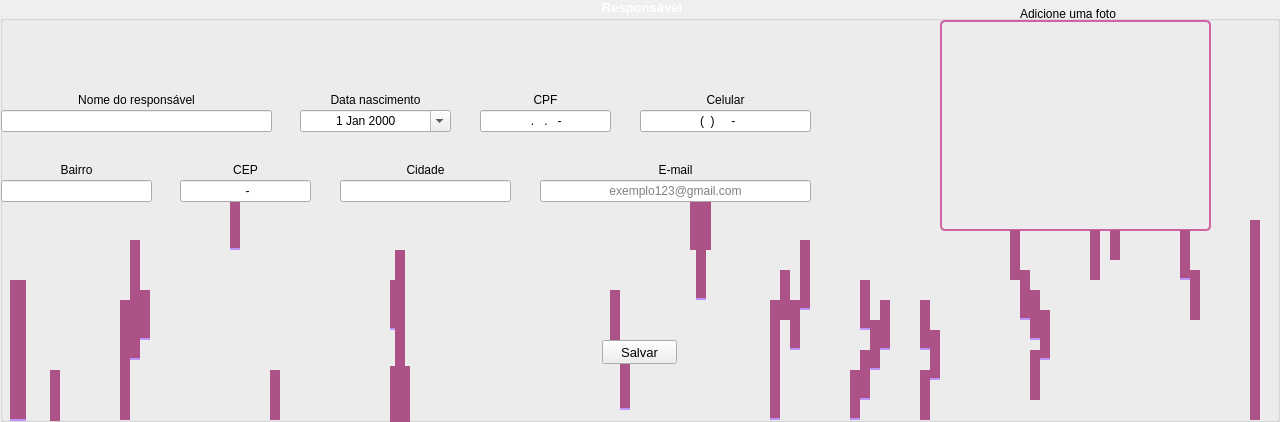
      <widget class="QGroupBox" name="groupBox">
       <property name="geometry">
        <rect>
         <x>0</x>
         <y>240</y>
         <width>1280</width>
         <height>422</height>
        </rect>
       </property>
       <property name="font">
        <font>
         <family>Arial</family>
         <pointsize>10</pointsize>
         <bold>true</bold>
        </font>
       </property>
       <property name="styleSheet">
        <string notr="true">QGroupBox::title {
	color: rgb(255, 255, 255);
    subcontrol-origin: margin;
    subcontrol-position: top center;
	border-radius: 5px;
}</string>
       </property>
       <property name="title">
        <string>Responsável</string>
       </property>
       <property name="alignment">
        <set>Qt::AlignCenter</set>
       </property>
       <widget class="QLabel" name="label_11">
        <property name="geometry">
         <rect>
          <x>1</x>
          <y>90</y>
          <width>271</width>
          <height>20</height>
         </rect>
        </property>
        <property name="text">
         <string>Nome do responsável</string>
        </property>
        <property name="alignment">
         <set>Qt::AlignCenter</set>
        </property>
       </widget>
       <widget class="QLabel" name="label_12">
        <property name="geometry">
         <rect>
          <x>300</x>
          <y>90</y>
          <width>151</width>
          <height>20</height>
         </rect>
        </property>
        <property name="text">
         <string>Data nascimento</string>
        </property>
        <property name="alignment">
         <set>Qt::AlignCenter</set>
        </property>
       </widget>
       <widget class="QLabel" name="label_13">
        <property name="geometry">
         <rect>
          <x>480</x>
          <y>90</y>
          <width>131</width>
          <height>20</height>
         </rect>
        </property>
        <property name="text">
         <string>CPF</string>
        </property>
        <property name="alignment">
         <set>Qt::AlignCenter</set>
        </property>
       </widget>
       <widget class="QLabel" name="label_14">
        <property name="geometry">
         <rect>
          <x>640</x>
          <y>90</y>
          <width>171</width>
          <height>20</height>
         </rect>
        </property>
        <property name="text">
         <string>Celular</string>
        </property>
        <property name="alignment">
         <set>Qt::AlignCenter</set>
        </property>
       </widget>
       <widget class="QLabel" name="label_16">
        <property name="geometry">
         <rect>
          <x>1</x>
          <y>160</y>
          <width>151</width>
          <height>20</height>
         </rect>
        </property>
        <property name="text">
         <string>Bairro</string>
        </property>
        <property name="alignment">
         <set>Qt::AlignCenter</set>
        </property>
       </widget>
       <widget class="QLabel" name="label_17">
        <property name="geometry">
         <rect>
          <x>180</x>
          <y>160</y>
          <width>131</width>
          <height>20</height>
         </rect>
        </property>
        <property name="text">
         <string>CEP</string>
        </property>
        <property name="alignment">
         <set>Qt::AlignCenter</set>
        </property>
       </widget>
       <widget class="QLabel" name="label_18">
        <property name="geometry">
         <rect>
          <x>340</x>
          <y>160</y>
          <width>171</width>
          <height>20</height>
         </rect>
        </property>
        <property name="text">
         <string>Cidade</string>
        </property>
        <property name="alignment">
         <set>Qt::AlignCenter</set>
        </property>
       </widget>
       <widget class="QLabel" name="label_19">
        <property name="geometry">
         <rect>
          <x>540</x>
          <y>160</y>
          <width>271</width>
          <height>20</height>
         </rect>
        </property>
        <property name="text">
         <string>E-mail</string>
        </property>
        <property name="alignment">
         <set>Qt::AlignCenter</set>
        </property>
       </widget>
       <widget class="QLabel" name="l_foto_responsavel">
        <property name="geometry">
         <rect>
          <x>940</x>
          <y>20</y>
          <width>271</width>
          <height>211</height>
         </rect>
        </property>
        <property name="text">
         <string/>
        </property>
        <property name="scaledContents">
         <bool>true</bool>
        </property>
       </widget>
       <widget class="QPushButton" name="pb_ad_foto_responsavel">
        <property name="enabled">
         <bool>true</bool>
        </property>
        <property name="geometry">
         <rect>
          <x>940</x>
          <y>20</y>
          <width>271</width>
          <height>211</height>
         </rect>
        </property>
        <property name="toolTip">
         <string>Click para adicionar uma foto</string>
        </property>
        <property name="styleSheet">
         <string notr="true">QPushButton{
	border-radius: 5%;
	border: 2px solid  rgb(208, 99, 162);
	background-color: rgba(0, 0, 0, 0);
}
</string>
        </property>
        <property name="text">
         <string/>
        </property>
       </widget>
       <widget class="QLabel" name="label_15">
        <property name="geometry">
         <rect>
          <x>1020</x>
          <y>6</y>
          <width>111</width>
          <height>16</height>
         </rect>
        </property>
        <property name="text">
         <string>Adicione uma foto</string>
        </property>
       </widget>
       <widget class="QLineEdit" name="le_nome_responsavel">
        <property name="geometry">
         <rect>
          <x>1</x>
          <y>110</y>
          <width>271</width>
          <height>22</height>
         </rect>
        </property>
        <property name="alignment">
         <set>Qt::AlignCenter</set>
        </property>
       </widget>
       <widget class="QDateEdit" name="de_data_nascimento_responsavel">
        <property name="geometry">
         <rect>
          <x>300</x>
          <y>110</y>
          <width>151</width>
          <height>22</height>
         </rect>
        </property>
        <property name="alignment">
         <set>Qt::AlignCenter</set>
        </property>
        <property name="accelerated">
         <bool>false</bool>
        </property>
        <property name="maximumDate">
         <date>
          <year>2013</year>
          <month>12</month>
          <day>30</day>
         </date>
        </property>
        <property name="minimumDate">
         <date>
          <year>1900</year>
          <month>1</month>
          <day>1</day>
         </date>
        </property>
        <property name="calendarPopup">
         <bool>true</bool>
        </property>
       </widget>
       <widget class="QLineEdit" name="le_cpf_responsavel">
        <property name="geometry">
         <rect>
          <x>480</x>
          <y>110</y>
          <width>131</width>
          <height>22</height>
         </rect>
        </property>
        <property name="inputMask">
         <string>999.999.999-99</string>
        </property>
        <property name="alignment">
         <set>Qt::AlignCenter</set>
        </property>
       </widget>
       <widget class="QLineEdit" name="le_celular_responsavel">
        <property name="geometry">
         <rect>
          <x>640</x>
          <y>110</y>
          <width>171</width>
          <height>22</height>
         </rect>
        </property>
        <property name="inputMask">
         <string>(99)99999-9999</string>
        </property>
        <property name="alignment">
         <set>Qt::AlignCenter</set>
        </property>
       </widget>
       <widget class="QLineEdit" name="le_bairro_responsavel">
        <property name="geometry">
         <rect>
          <x>1</x>
          <y>180</y>
          <width>151</width>
          <height>22</height>
         </rect>
        </property>
        <property name="alignment">
         <set>Qt::AlignCenter</set>
        </property>
       </widget>
       <widget class="QLineEdit" name="le_cep_responsavel">
        <property name="geometry">
         <rect>
          <x>180</x>
          <y>180</y>
          <width>131</width>
          <height>22</height>
         </rect>
        </property>
        <property name="inputMask">
         <string>99999-999</string>
        </property>
        <property name="alignment">
         <set>Qt::AlignCenter</set>
        </property>
       </widget>
       <widget class="QLineEdit" name="le_cidade_responsavel">
        <property name="geometry">
         <rect>
          <x>340</x>
          <y>180</y>
          <width>171</width>
          <height>22</height>
         </rect>
        </property>
        <property name="alignment">
         <set>Qt::AlignCenter</set>
        </property>
       </widget>
       <widget class="QLineEdit" name="le_email_responsavel">
        <property name="geometry">
         <rect>
          <x>540</x>
          <y>180</y>
          <width>271</width>
          <height>22</height>
         </rect>
        </property>
        <property name="alignment">
         <set>Qt::AlignCenter</set>
        </property>
        <property name="placeholderText">
         <string>exemplo123@gmail.com</string>
        </property>
       </widget>
       <widget class="QPushButton" name="pb_salvar_dados">
        <property name="geometry">
         <rect>
          <x>602</x>
          <y>340</y>
          <width>75</width>
          <height>24</height>
         </rect>
        </property>
        <property name="font">
         <font>
          <family>Arial</family>
          <pointsize>10</pointsize>
         </font>
        </property>
        <property name="text">
         <string>Salvar</string>
        </property>
       </widget>
       <widget class="QLabel" name="label_62">
        <property name="geometry">
         <rect>
          <x>10</x>
          <y>280</y>
          <width>16</width>
          <height>141</height>
         </rect>
        </property>
        <property name="styleSheet">
         <string notr="true">background-color: rgb(173, 82, 135);
border: none;
border-bottom: 2px solid  rgb(189, 147, 249);</string>
        </property>
        <property name="text">
         <string/>
        </property>
       </widget>
       <widget class="QLabel" name="label_63">
        <property name="geometry">
         <rect>
          <x>50</x>
          <y>370</y>
          <width>10</width>
          <height>51</height>
         </rect>
        </property>
        <property name="styleSheet">
         <string notr="true">background-color: rgb(173, 82, 135);</string>
        </property>
        <property name="text">
         <string/>
        </property>
       </widget>
       <widget class="QLabel" name="label_64">
        <property name="geometry">
         <rect>
          <x>120</x>
          <y>300</y>
          <width>10</width>
          <height>120</height>
         </rect>
        </property>
        <property name="styleSheet">
         <string notr="true">background-color: rgb(173, 82, 135);</string>
        </property>
        <property name="text">
         <string/>
        </property>
       </widget>
       <widget class="QLabel" name="label_65">
        <property name="geometry">
         <rect>
          <x>390</x>
          <y>366</y>
          <width>20</width>
          <height>61</height>
         </rect>
        </property>
        <property name="styleSheet">
         <string notr="true">background-color: rgb(173, 82, 135);</string>
        </property>
        <property name="text">
         <string/>
        </property>
       </widget>
       <widget class="QLabel" name="label_66">
        <property name="geometry">
         <rect>
          <x>130</x>
          <y>240</y>
          <width>10</width>
          <height>120</height>
         </rect>
        </property>
        <property name="styleSheet">
         <string notr="true">background-color: rgb(173, 82, 135);
border: none;
border-bottom: 2px solid  rgb(189, 147, 249);</string>
        </property>
        <property name="text">
         <string/>
        </property>
       </widget>
       <widget class="QLabel" name="label_67">
        <property name="geometry">
         <rect>
          <x>395</x>
          <y>250</y>
          <width>10</width>
          <height>120</height>
         </rect>
        </property>
        <property name="styleSheet">
         <string notr="true">background-color: rgb(173, 82, 135);</string>
        </property>
        <property name="text">
         <string/>
        </property>
       </widget>
       <widget class="QLabel" name="label_68">
        <property name="geometry">
         <rect>
          <x>770</x>
          <y>300</y>
          <width>10</width>
          <height>120</height>
         </rect>
        </property>
        <property name="styleSheet">
         <string notr="true">background-color: rgb(173, 82, 135);
border: none;
border-bottom: 2px solid  rgb(189, 147, 249);</string>
        </property>
        <property name="text">
         <string/>
        </property>
       </widget>
       <widget class="QLabel" name="label_69">
        <property name="geometry">
         <rect>
          <x>780</x>
          <y>270</y>
          <width>10</width>
          <height>50</height>
         </rect>
        </property>
        <property name="styleSheet">
         <string notr="true">background-color: rgb(173, 82, 135);</string>
        </property>
        <property name="text">
         <string/>
        </property>
       </widget>
       <widget class="QLabel" name="label_70">
        <property name="geometry">
         <rect>
          <x>790</x>
          <y>300</y>
          <width>10</width>
          <height>50</height>
         </rect>
        </property>
        <property name="styleSheet">
         <string notr="true">background-color: rgb(173, 82, 135);
border: none;
border-bottom: 2px solid  rgb(189, 147, 249);</string>
        </property>
        <property name="text">
         <string/>
        </property>
       </widget>
       <widget class="QLabel" name="label_71">
        <property name="geometry">
         <rect>
          <x>800</x>
          <y>240</y>
          <width>10</width>
          <height>70</height>
         </rect>
        </property>
        <property name="styleSheet">
         <string notr="true">background-color: rgb(173, 82, 135);
border: none;
border-bottom: 2px solid  rgb(189, 147, 249);</string>
        </property>
        <property name="text">
         <string/>
        </property>
       </widget>
       <widget class="QLabel" name="label_72">
        <property name="geometry">
         <rect>
          <x>920</x>
          <y>370</y>
          <width>10</width>
          <height>50</height>
         </rect>
        </property>
        <property name="styleSheet">
         <string notr="true">background-color: rgb(173, 82, 135);</string>
        </property>
        <property name="text">
         <string/>
        </property>
       </widget>
       <widget class="QLabel" name="label_73">
        <property name="geometry">
         <rect>
          <x>930</x>
          <y>330</y>
          <width>10</width>
          <height>50</height>
         </rect>
        </property>
        <property name="styleSheet">
         <string notr="true">background-color: rgb(173, 82, 135);
border: none;
border-bottom: 2px solid  rgb(189, 147, 249);</string>
        </property>
        <property name="text">
         <string/>
        </property>
       </widget>
       <widget class="QLabel" name="label_74">
        <property name="geometry">
         <rect>
          <x>920</x>
          <y>300</y>
          <width>10</width>
          <height>50</height>
         </rect>
        </property>
        <property name="styleSheet">
         <string notr="true">background-color: rgb(173, 82, 135);
border: none;
border-bottom: 2px solid  rgb(189, 147, 249);</string>
        </property>
        <property name="text">
         <string/>
        </property>
       </widget>
       <widget class="QLabel" name="label_75">
        <property name="geometry">
         <rect>
          <x>850</x>
          <y>370</y>
          <width>10</width>
          <height>50</height>
         </rect>
        </property>
        <property name="styleSheet">
         <string notr="true">background-color: rgb(173, 82, 135);
border: none;
border-bottom: 2px solid  rgb(189, 147, 249);</string>
        </property>
        <property name="text">
         <string/>
        </property>
       </widget>
       <widget class="QLabel" name="label_76">
        <property name="geometry">
         <rect>
          <x>860</x>
          <y>350</y>
          <width>10</width>
          <height>50</height>
         </rect>
        </property>
        <property name="styleSheet">
         <string notr="true">background-color: rgb(173, 82, 135);
border: none;
border-bottom: 2px solid  rgb(189, 147, 249);</string>
        </property>
        <property name="text">
         <string/>
        </property>
       </widget>
       <widget class="QLabel" name="label_77">
        <property name="geometry">
         <rect>
          <x>870</x>
          <y>320</y>
          <width>10</width>
          <height>50</height>
         </rect>
        </property>
        <property name="styleSheet">
         <string notr="true">background-color: rgb(173, 82, 135);
border: none;
border-bottom: 2px solid  rgb(189, 147, 249);</string>
        </property>
        <property name="text">
         <string/>
        </property>
       </widget>
       <widget class="QLabel" name="label_78">
        <property name="geometry">
         <rect>
          <x>860</x>
          <y>280</y>
          <width>10</width>
          <height>50</height>
         </rect>
        </property>
        <property name="styleSheet">
         <string notr="true">background-color: rgb(173, 82, 135);
border: none;
border-bottom: 2px solid  rgb(189, 147, 249);</string>
        </property>
        <property name="text">
         <string/>
        </property>
       </widget>
       <widget class="QLabel" name="label_79">
        <property name="geometry">
         <rect>
          <x>880</x>
          <y>300</y>
          <width>10</width>
          <height>50</height>
         </rect>
        </property>
        <property name="styleSheet">
         <string notr="true">background-color: rgb(173, 82, 135);
border: none;
border-bottom: 2px solid  rgb(189, 147, 249);</string>
        </property>
        <property name="text">
         <string/>
        </property>
       </widget>
       <widget class="QLabel" name="label_80">
        <property name="geometry">
         <rect>
          <x>1250</x>
          <y>220</y>
          <width>10</width>
          <height>200</height>
         </rect>
        </property>
        <property name="styleSheet">
         <string notr="true">background-color: rgb(173, 82, 135);</string>
        </property>
        <property name="text">
         <string/>
        </property>
       </widget>
       <widget class="QLabel" name="label_81">
        <property name="geometry">
         <rect>
          <x>1180</x>
          <y>230</y>
          <width>10</width>
          <height>50</height>
         </rect>
        </property>
        <property name="styleSheet">
         <string notr="true">background-color: rgb(173, 82, 135);
border: none;
border-bottom: 2px solid  rgb(189, 147, 249);</string>
        </property>
        <property name="text">
         <string/>
        </property>
       </widget>
       <widget class="QLabel" name="label_82">
        <property name="geometry">
         <rect>
          <x>1190</x>
          <y>270</y>
          <width>10</width>
          <height>50</height>
         </rect>
        </property>
        <property name="styleSheet">
         <string notr="true">background-color: rgb(173, 82, 135);</string>
        </property>
        <property name="text">
         <string/>
        </property>
       </widget>
       <widget class="QLabel" name="label_83">
        <property name="geometry">
         <rect>
          <x>1090</x>
          <y>230</y>
          <width>10</width>
          <height>50</height>
         </rect>
        </property>
        <property name="styleSheet">
         <string notr="true">background-color: rgb(173, 82, 135);</string>
        </property>
        <property name="text">
         <string/>
        </property>
       </widget>
       <widget class="QLabel" name="label_84">
        <property name="geometry">
         <rect>
          <x>1110</x>
          <y>230</y>
          <width>10</width>
          <height>30</height>
         </rect>
        </property>
        <property name="styleSheet">
         <string notr="true">background-color: rgb(173, 82, 135);</string>
        </property>
        <property name="text">
         <string/>
        </property>
       </widget>
       <widget class="QLabel" name="label_85">
        <property name="geometry">
         <rect>
          <x>1010</x>
          <y>230</y>
          <width>10</width>
          <height>50</height>
         </rect>
        </property>
        <property name="styleSheet">
         <string notr="true">background-color: rgb(173, 82, 135);</string>
        </property>
        <property name="text">
         <string/>
        </property>
       </widget>
       <widget class="QLabel" name="label_86">
        <property name="geometry">
         <rect>
          <x>1020</x>
          <y>270</y>
          <width>10</width>
          <height>50</height>
         </rect>
        </property>
        <property name="styleSheet">
         <string notr="true">background-color: rgb(173, 82, 135);
border: none;
border-bottom: 2px solid  rgb(189, 147, 249);</string>
        </property>
        <property name="text">
         <string/>
        </property>
       </widget>
       <widget class="QLabel" name="label_87">
        <property name="geometry">
         <rect>
          <x>1030</x>
          <y>290</y>
          <width>10</width>
          <height>50</height>
         </rect>
        </property>
        <property name="styleSheet">
         <string notr="true">background-color: rgb(173, 82, 135);
border: none;
border-bottom: 2px solid  rgb(189, 147, 249);</string>
        </property>
        <property name="text">
         <string/>
        </property>
       </widget>
       <widget class="QLabel" name="label_88">
        <property name="geometry">
         <rect>
          <x>1040</x>
          <y>310</y>
          <width>10</width>
          <height>50</height>
         </rect>
        </property>
        <property name="styleSheet">
         <string notr="true">background-color: rgb(173, 82, 135);
border: none;
border-bottom: 2px solid  rgb(189, 147, 249);</string>
        </property>
        <property name="text">
         <string/>
        </property>
       </widget>
       <widget class="QLabel" name="label_89">
        <property name="geometry">
         <rect>
          <x>1030</x>
          <y>350</y>
          <width>10</width>
          <height>50</height>
         </rect>
        </property>
        <property name="styleSheet">
         <string notr="true">background-color: rgb(173, 82, 135);</string>
        </property>
        <property name="text">
         <string/>
        </property>
       </widget>
       <widget class="QLabel" name="label_90">
        <property name="geometry">
         <rect>
          <x>390</x>
          <y>280</y>
          <width>10</width>
          <height>50</height>
         </rect>
        </property>
        <property name="styleSheet">
         <string notr="true">background-color: rgb(173, 82, 135);
border: none;
border-bottom: 2px solid  rgb(189, 147, 249);</string>
        </property>
        <property name="text">
         <string/>
        </property>
       </widget>
       <widget class="QLabel" name="label_91">
        <property name="geometry">
         <rect>
          <x>140</x>
          <y>290</y>
          <width>10</width>
          <height>50</height>
         </rect>
        </property>
        <property name="styleSheet">
         <string notr="true">background-color: rgb(173, 82, 135);
border: none;
border-bottom: 2px solid  rgb(189, 147, 249);</string>
        </property>
        <property name="text">
         <string/>
        </property>
       </widget>
       <widget class="QLabel" name="label_92">
        <property name="geometry">
         <rect>
          <x>270</x>
          <y>370</y>
          <width>10</width>
          <height>50</height>
         </rect>
        </property>
        <property name="styleSheet">
         <string notr="true">background-color: rgb(173, 82, 135);</string>
        </property>
        <property name="text">
         <string/>
        </property>
       </widget>
       <widget class="QLabel" name="label_93">
        <property name="geometry">
         <rect>
          <x>230</x>
          <y>200</y>
          <width>10</width>
          <height>50</height>
         </rect>
        </property>
        <property name="styleSheet">
         <string notr="true">background-color: rgb(173, 82, 135);
border: none;
border-bottom: 2px solid  rgb(189, 147, 249);</string>
        </property>
        <property name="text">
         <string/>
        </property>
       </widget>
       <widget class="QLabel" name="label_94">
        <property name="geometry">
         <rect>
          <x>610</x>
          <y>290</y>
          <width>10</width>
          <height>50</height>
         </rect>
        </property>
        <property name="styleSheet">
         <string notr="true">background-color: rgb(173, 82, 135);</string>
        </property>
        <property name="text">
         <string/>
        </property>
       </widget>
       <widget class="QLabel" name="label_95">
        <property name="geometry">
         <rect>
          <x>620</x>
          <y>360</y>
          <width>10</width>
          <height>50</height>
         </rect>
        </property>
        <property name="styleSheet">
         <string notr="true">background-color: rgb(173, 82, 135);
border: none;
border-bottom: 2px solid  rgb(189, 147, 249);</string>
        </property>
        <property name="text">
         <string/>
        </property>
       </widget>
       <widget class="QLabel" name="label_96">
        <property name="geometry">
         <rect>
          <x>690</x>
          <y>200</y>
          <width>21</width>
          <height>50</height>
         </rect>
        </property>
        <property name="styleSheet">
         <string notr="true">background-color: rgb(173, 82, 135);</string>
        </property>
        <property name="text">
         <string/>
        </property>
       </widget>
       <widget class="QLabel" name="label_97">
        <property name="geometry">
         <rect>
          <x>696</x>
          <y>250</y>
          <width>10</width>
          <height>50</height>
         </rect>
        </property>
        <property name="styleSheet">
         <string notr="true">background-color: rgb(173, 82, 135);
border: none;
border-bottom: 2px solid  rgb(189, 147, 249);</string>
        </property>
        <property name="text">
         <string/>
        </property>
       </widget>
       <zorder>label_90</zorder>
       <zorder>label_96</zorder>
       <zorder>label_95</zorder>
       <zorder>label_94</zorder>
       <zorder>label_93</zorder>
       <zorder>label_65</zorder>
       <zorder>l_foto_responsavel</zorder>
       <zorder>label_11</zorder>
       <zorder>label_12</zorder>
       <zorder>label_13</zorder>
       <zorder>label_14</zorder>
       <zorder>label_16</zorder>
       <zorder>label_17</zorder>
       <zorder>label_18</zorder>
       <zorder>label_19</zorder>
       <zorder>pb_ad_foto_responsavel</zorder>
       <zorder>label_15</zorder>
       <zorder>le_nome_responsavel</zorder>
       <zorder>de_data_nascimento_responsavel</zorder>
       <zorder>le_cpf_responsavel</zorder>
       <zorder>le_celular_responsavel</zorder>
       <zorder>le_bairro_responsavel</zorder>
       <zorder>le_cep_responsavel</zorder>
       <zorder>le_cidade_responsavel</zorder>
       <zorder>le_email_responsavel</zorder>
       <zorder>pb_salvar_dados</zorder>
       <zorder>label_62</zorder>
       <zorder>label_63</zorder>
       <zorder>label_64</zorder>
       <zorder>label_66</zorder>
       <zorder>label_67</zorder>
       <zorder>label_68</zorder>
       <zorder>label_69</zorder>
       <zorder>label_70</zorder>
       <zorder>label_71</zorder>
       <zorder>label_72</zorder>
       <zorder>label_73</zorder>
       <zorder>label_74</zorder>
       <zorder>label_75</zorder>
       <zorder>label_76</zorder>
       <zorder>label_77</zorder>
       <zorder>label_78</zorder>
       <zorder>label_79</zorder>
       <zorder>label_80</zorder>
       <zorder>label_81</zorder>
       <zorder>label_82</zorder>
       <zorder>label_83</zorder>
       <zorder>label_84</zorder>
       <zorder>label_85</zorder>
       <zorder>label_86</zorder>
       <zorder>label_87</zorder>
       <zorder>label_88</zorder>
       <zorder>label_89</zorder>
       <zorder>label_91</zorder>
       <zorder>label_92</zorder>
       <zorder>label_97</zorder>
      </widget>
